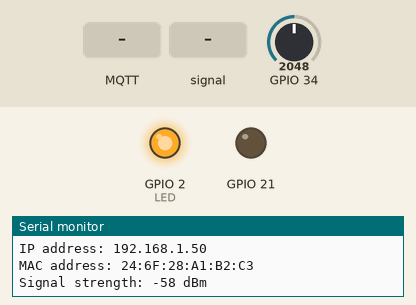
The program below on a simulated ESP32. Parts: output pins drawn as LEDs (lit = HIGH), the last lines printed to the serial monitor. The test bench sets the inputs (shaded band); at power-on: GPIO 34 = 2048. WiFi joins after 1.5 s; servers stay silent unless stated; storage starts empty; random numbers use the default seed unless the program sets one; no MQTT or app messages arrive unless stated.

Above: at 2.7 s.
2.8 s: MQTT message "1" arrives on the first subscribed topic
At 5.6 s:
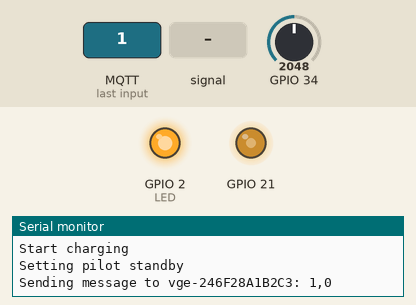
5.8 s: GPIO 34 fed a 1000 Hz sine of ±1023 counts around its level
At 6.5 s:
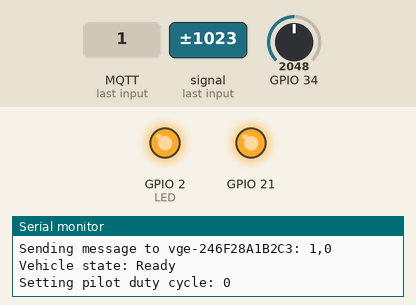
7.3 s: GPIO 34 set to 1228
At 7.7 s:
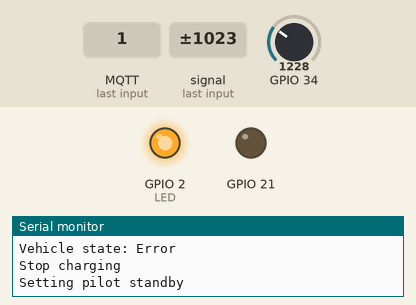
Timing chart, 0 to 10.3 s (numbered marks = the images above; inputs shaded):
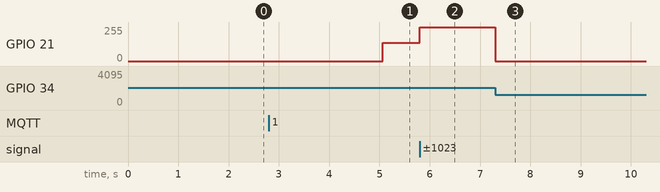

The program:

main.cpp
```cpp
#include <Arduino.h>
#include <AsyncTCP.h>
#include <ESPAsyncWebServer.h>
#include <DNSServer.h>
#include <LittleFS.h>

#include <NetworkManager.h>
#include <MqttController.h>
#include <ChargeController.h>
#include <EspNowReceiver.h>
#include <BLEManager.h>

#include "esp32_secrets.h"

#define LED 2
AsyncWebServer server(80);
DNSServer dnsServer;
NetworkManager networkManager;
Pilot pilot;
ChargeController chargeController(pilot);
MqttController mqttController(networkManager, pilot, chargeController);
EspNowManager espNowReceiver;
BLEManager bleManager;
// ==============================================
//
//                        SETUP
//
// ==============================================

void setup() {
  Serial.begin(115200);

  Serial.println("ArduinoEVSE");
  pinMode(LED, OUTPUT);

  // tạo một file system trên bộ nhớ flash
  if (!LittleFS.begin()) {
    Serial.println("Lỗi khi khởi tạo LittleFS!");
    return;
  }

  networkManager.autoConnect();

  // kết nối wifi thành công thì đèn sáng
  digitalWrite(LED, HIGH);
  espNowReceiver.init();

  // kết nối mqtt
  struct MqttSettings mqttSettings;
  strncpy(mqttSettings.host, MQTT_HOST, 254);
  #ifdef MQTT_USERNAME
  strncpy(mqttSettings.username, MQTT_USERNAME, 100);
  #endif
  #ifdef MQTT_PASSWORD
  strncpy(mqttSettings.password, MQTT_PASSWORD, 100);
  #endif
  mqttController.setup(mqttSettings);

}

// ==============================================
//
//                        LOOP
//
// ==============================================

void loop() {
  networkManager.loop();
  mqttController.loop();
  chargeController.loop();
  bleManager.handleClient();  // Xử lý các sự kiện BLE liên tục
}
```

esp32_secrets.h
```cpp
// wifi và mật khẩu wifi esp32 phát
#define WIFI_SSID "Nang Luong Xanh"
#define WIFI_WPA_PASS "nangluongxanh360"


// mqtt host, username, password
#define MQTT_HOST "vgecharger.com"
#define MQTT_USERNAME "admin"
#define MQTT_PASSWORD "P@ssw0rd"
```

Measured:
- after the input at 2.8 s, GPIO 21: 0/255 → 136/255 after 2.3 s
- after the input at 5.8 s, GPIO 21: 136/255 → 255/255 at once
- after the input at 7.3 s, GPIO 21: 255/255 → 0/255 at once
